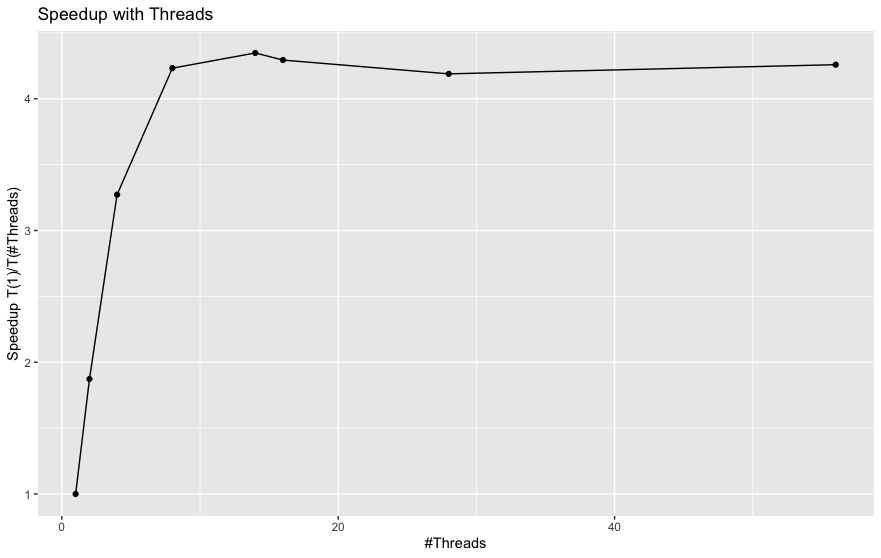

Recreate this plot in R.
library(ggplot2)
library(dplyr)

data <- read.csv("thread.csv")

base <- data |> filter(threads == 1)
base_time <- base$time
base_mups <- base$mups

processed_data <- data |>
  mutate(speedup = base_time / time)

processed_data |>
  ggplot(aes(threads, speedup)) +
  geom_point() +
  geom_line() +
  labs(
    x = "#Threads",
    y = "Speedup T(1)/T(#Threads)",
    title = "Speedup with Threads"
  )
